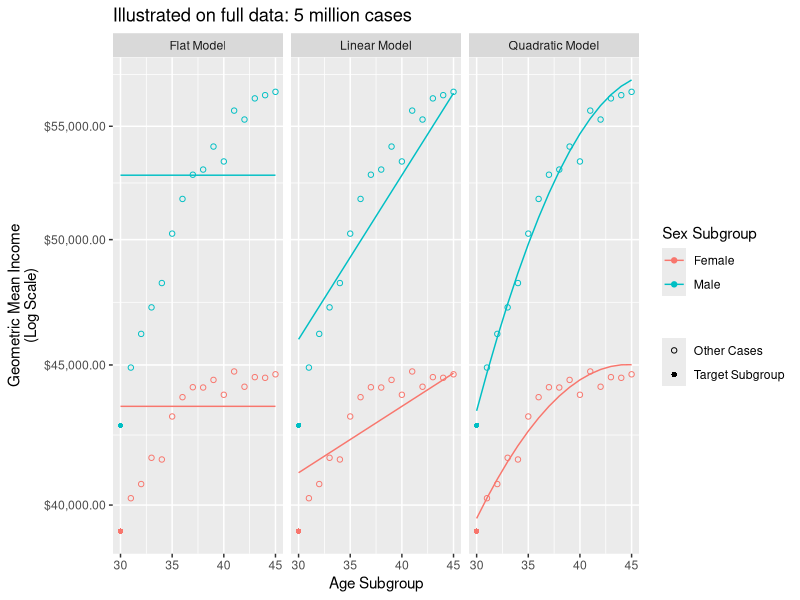
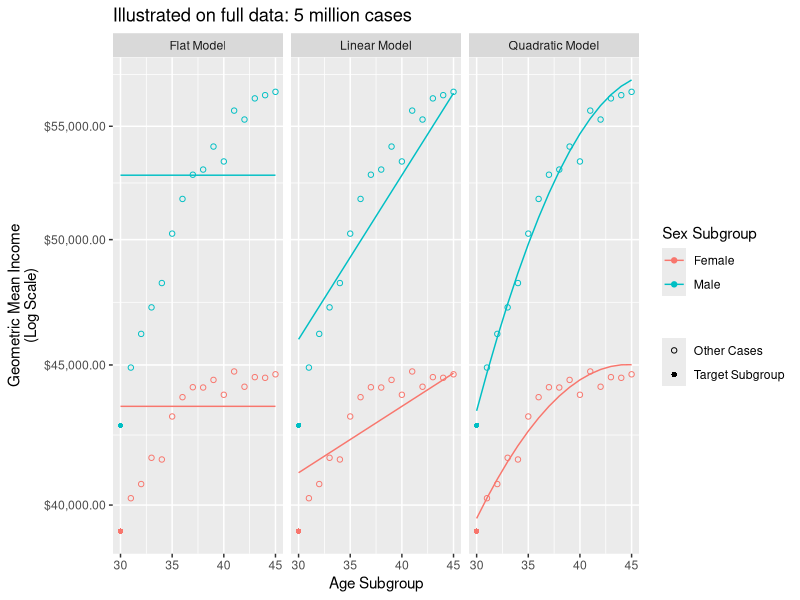

R code for these plots, in order:
## ---- chunk 1
library(tidyverse)
## ---- chunk 2
set.seed(90095)
## ---- chunk 3
simulate <- function(n = 100) {
  read_csv("assets/truth.csv") |>
    slice_sample(n = n, weight_by = weight, replace = T) |>
    mutate(income = exp(rnorm(n(), meanlog, sdlog))) |>
    select(year, age, sex, income)
}
## ---- chunk 4
simulated <- simulate(n = 100)
## ---- chunk 5
num_female <- simulated |>
  filter(age == 30 & sex == "female") |>
  nrow()
num_male <- simulated |>
  filter(age == 30 & sex == "male") |>
  nrow()
while (num_female == 0 | num_male == 0) {
  simulated <- simulate(n = 100)
  num_female <- simulated |>
    filter(age == 30 & sex == "female") |>
    nrow()
  num_male <- simulated |>
    filter(age == 30 & sex == "male") |>
    nrow()
}
simulated |> print(n = 3)
## ---- chunk 6
truth <- read_csv("assets/truth.csv") |>
  group_by(sex, age) |>
  summarize(meanlog = weighted.mean(meanlog, w = weight))

estimators <- function(
    data,
    to_predict = tibble(
      sex = rep(c("female","male"),2),
      age = rep(c(30,45),each = 2)
    )
) {
  fit_flat <- lm(log(income) ~ sex, data = data)
  fit_linear <- lm(log(income) ~ sex*age, data = data)
  fit_quadratic <- lm(log(income) ~ sex*poly(age,2), data = data)
  
  to_predict |>
    left_join(
      data |> group_by(age, sex) |> summarize(point = exp(mean(log(income))), .groups = "drop"),
      by = join_by(age, sex)
    ) |>
    mutate(
      flat = exp(predict(fit_flat, newdata = to_predict)),
      linear = exp(predict(fit_linear, newdata = to_predict)),
      quadratic = exp(predict(fit_quadratic, newdata = to_predict))
    ) |>
    pivot_longer(cols = c("point","flat","linear","quadratic"), names_to = "estimator", values_to = "estimate") |>
    # Calculate the female / male ratio of estimates
    pivot_wider(names_from = "sex", values_from = "estimate") |>
    mutate(ratio = female / male) |>
    pivot_longer(
      cols = c("female","male","ratio"), 
      names_to = "estimand", 
      values_to = "estimate"
    ) |>
    mutate(sample_size = nrow(data))
}

estimators(
  data = truth |> mutate(income = exp(meanlog)),
  to_predict = tibble(
      sex = rep(c("female","male"),16),
      age = rep(c(30:45),each = 2)
    )
) |>
  left_join(truth |> mutate(truth = exp(meanlog)) |> rename(estimand = sex), by = c("estimand","age")) |>
  filter(estimand != "ratio") |>
  filter(estimator != "point") |>
  ggplot(aes(x = age, color = estimand)) +
  geom_line(aes(y = estimate)) +
  geom_point(aes(y = truth, shape = age == 30)) +
  facet_wrap(
    ~estimator,
    labeller = as_labeller(function(x) {
      case_when(
        x == "flat" ~ "Flat Model",
        x == "linear" ~ "Linear Model",
        x == "quadratic" ~ "Quadratic Model"
      )
    })
  ) + 
  ggtitle("Illustrated on full data: 5 million cases") +
  scale_color_discrete(
    name = "Sex Subgroup",
    labels = c("Female","Male")
  ) +
  scale_x_continuous(name = "Age Subgroup") +
  scale_y_continuous(name = "Geometric Mean Income\n(Log Scale)", labels = scales::label_dollar(), trans = "log") +
  scale_shape_manual(
    name = element_blank(),
    labels = function(x) ifelse(x,"Target Subgroup","Other Cases"),
    values = c(1,16)
  )
ggsave("slides/define_models.pdf", height = 3, width = 7)
